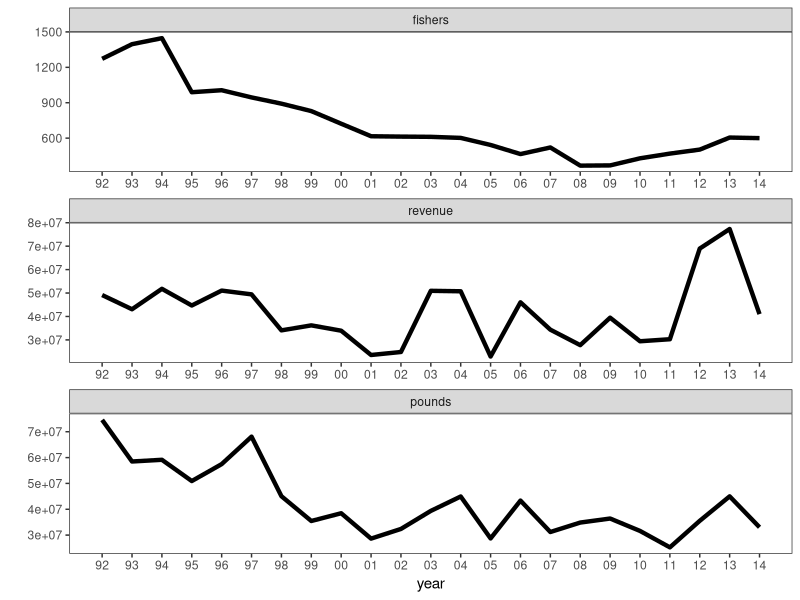
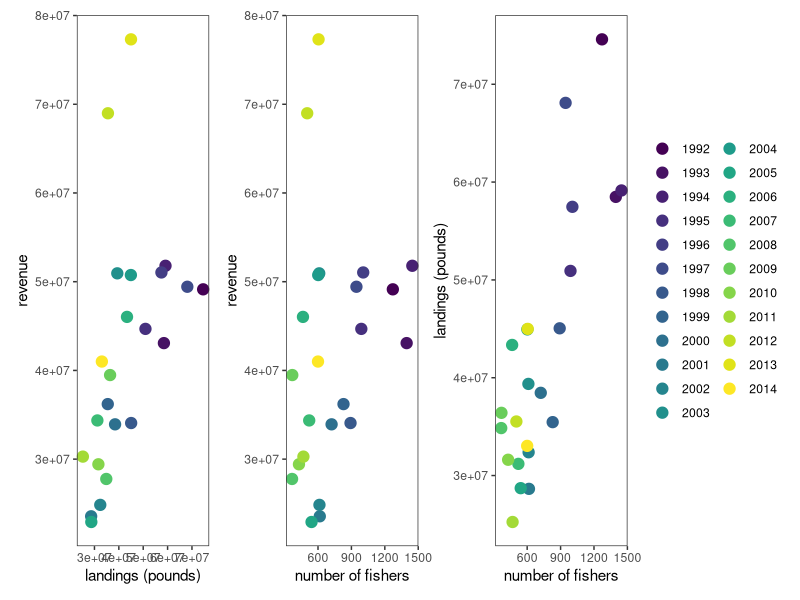

These figures' R source, in order:
# Exploring overall California landings & fishery participation data for 
# 1992-2014, downloaded from the California Natural Resources Agency:
# https://data.cnra.ca.gov/dataset/human-uses-and-socioeconomic-dimensions-ca-north-coast-mpa-baseline-study-1992-2014
# Specifically: "Commercial Fishing - All Fisheries Summary - 1992-2014"

library(reshape2)
library(ggplot2)
library(viridis)
library(patchwork)

ca_summary <- read.csv("Data/ca_summary_92-14.csv")

# Overall trends across timeseries --------------------------------------------
summary_long <- melt(ca_summary, id="year")  # convert to long form for faceted graph
summary_long$year <- as.numeric(summary_long$year)

# Create list to use as year labels in graph
years <- c("92", "93", "94", "95", "96", "97", "98", "99", "00", "01", "02", 
           "03", "04", "05", "06", "07", "08", "09", "10", "11", "12", "13", "14")

summary_plot <- ggplot(summary_long, aes(x = year, y = value)) + 
  theme_bw() +
  geom_line(size = 1.5) +  
  ylab(" ") + 
  scale_x_continuous(labels=years, breaks=ca_summary$year) +
  theme(panel.grid.major = element_blank(), panel.grid.minor = element_blank()) +
  facet_wrap(~variable, scale="free", ncol = 1)
# summary_plot  # view plot

ggsave(filename="Figures/summary_timeseries.pdf", plot=summary_plot,
       width=150, height=250, units="mm", dpi=300)

# Fisheries revenue vs. pounds landed -----------------------------------------
ca_summary$year <- factor(ca_summary$year)  # year as factor

pounds_revenue <- ggplot(ca_summary, aes(x = pounds, y = revenue, color = year)) + 
  theme_bw() +
  geom_point(size = 3.5) + 
  scale_color_viridis(discrete=TRUE) + #color of points from viridis
  xlab("landings (pounds)") + 
  ylab("revenue") + 
  theme(legend.title=element_blank()) +  # no legend title
  theme(panel.grid.major = element_blank(), panel.grid.minor = element_blank()) 
# pounds_revenue  # view plot

summary(lm(ca_summary$revenue ~ ca_summary$pounds))

# Fisheries revenue vs. number of fishers -------------------------------------
fishers_revenue <- ggplot(ca_summary, aes(x = fishers, y = revenue, color = year)) + 
  theme_bw() +
  geom_point(size = 3.5) + 
  scale_color_viridis(discrete=TRUE) + 
  xlab("number of fishers") + 
  ylab("revenue") + 
  theme(legend.title=element_blank()) +  
  theme(panel.grid.major = element_blank(), panel.grid.minor = element_blank()) 
# fishers_revenue  # view plot

summary(lm(ca_summary$revenue ~ ca_summary$fishers))

# Fisheries number of fishers vs. pounds landed -------------------------------
fishers_pounds <- ggplot(ca_summary, aes(x = fishers, y = pounds, color = year)) + 
  theme_bw() +
  geom_point(size = 3.5) + 
  scale_color_viridis(discrete=TRUE) + 
  xlab("number of fishers") + 
  ylab("landings (pounds)") + 
  theme(legend.title=element_blank()) +  
  theme(panel.grid.major = element_blank(), panel.grid.minor = element_blank()) 
# fishers_pounds  # view plot

summary(lm(ca_summary$pounds ~ ca_summary$fishers))

# All scatter plots together --------------------------------------------------
# Combine plots with patchwork & "collect" legends together into one
all <- pounds_revenue + fishers_revenue + fishers_pounds + 
  plot_layout(guides="collect")

ggsave(filename="Figures/summary_all.pdf", plot=all,
       width=350, height=100, units="mm", dpi=300)
